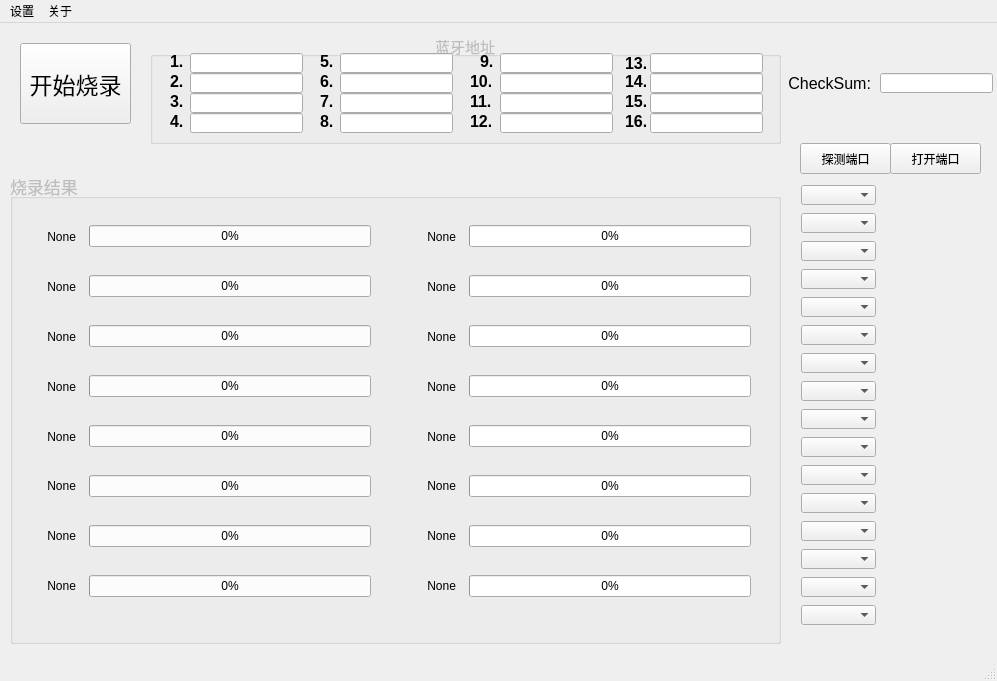
<?xml version="1.0" encoding="UTF-8"?>
<ui version="4.0">
 <class>MainWindow</class>
 <widget class="QMainWindow" name="MainWindow">
  <property name="geometry">
   <rect>
    <x>0</x>
    <y>0</y>
    <width>997</width>
    <height>681</height>
   </rect>
  </property>
  <property name="windowTitle">
   <string>MainWindow</string>
  </property>
  <widget class="QWidget" name="centralwidget">
   <widget class="QPushButton" name="StartBurningButton">
    <property name="geometry">
     <rect>
      <x>20</x>
      <y>20</y>
      <width>111</width>
      <height>81</height>
     </rect>
    </property>
    <property name="font">
     <font>
      <pointsize>17</pointsize>
     </font>
    </property>
    <property name="text">
     <string>开始烧录</string>
    </property>
   </widget>
   <widget class="QLabel" name="label">
    <property name="geometry">
     <rect>
      <x>780</x>
      <y>50</y>
      <width>91</width>
      <height>21</height>
     </rect>
    </property>
    <property name="font">
     <font>
      <pointsize>12</pointsize>
     </font>
    </property>
    <property name="text">
     <string>CheckSum:</string>
    </property>
    <property name="alignment">
     <set>Qt::AlignRight|Qt::AlignTrailing|Qt::AlignVCenter</set>
    </property>
   </widget>
   <widget class="QLineEdit" name="lineEditCheckSum">
    <property name="geometry">
     <rect>
      <x>880</x>
      <y>50</y>
      <width>113</width>
      <height>20</height>
     </rect>
    </property>
   </widget>
   <widget class="QPushButton" name="DetectPortButton">
    <property name="geometry">
     <rect>
      <x>800</x>
      <y>120</y>
      <width>91</width>
      <height>31</height>
     </rect>
    </property>
    <property name="text">
     <string>探测端口</string>
    </property>
   </widget>
   <widget class="QPushButton" name="OpenPortButton">
    <property name="geometry">
     <rect>
      <x>890</x>
      <y>120</y>
      <width>91</width>
      <height>31</height>
     </rect>
    </property>
    <property name="text">
     <string>打开端口</string>
    </property>
   </widget>
   <widget class="QLabel" name="label_2">
    <property name="geometry">
     <rect>
      <x>170</x>
      <y>30</y>
      <width>16</width>
      <height>16</height>
     </rect>
    </property>
    <property name="font">
     <font>
      <pointsize>12</pointsize>
      <weight>75</weight>
      <bold>true</bold>
     </font>
    </property>
    <property name="text">
     <string>1.</string>
    </property>
   </widget>
   <widget class="QLabel" name="label_3">
    <property name="geometry">
     <rect>
      <x>170</x>
      <y>90</y>
      <width>16</width>
      <height>16</height>
     </rect>
    </property>
    <property name="font">
     <font>
      <pointsize>12</pointsize>
      <weight>75</weight>
      <bold>true</bold>
     </font>
    </property>
    <property name="text">
     <string>4.</string>
    </property>
   </widget>
   <widget class="QLabel" name="label_4">
    <property name="geometry">
     <rect>
      <x>320</x>
      <y>50</y>
      <width>16</width>
      <height>16</height>
     </rect>
    </property>
    <property name="font">
     <font>
      <pointsize>12</pointsize>
      <weight>75</weight>
      <bold>true</bold>
     </font>
    </property>
    <property name="text">
     <string>6.</string>
    </property>
   </widget>
   <widget class="QLabel" name="label_5">
    <property name="geometry">
     <rect>
      <x>320</x>
      <y>70</y>
      <width>16</width>
      <height>16</height>
     </rect>
    </property>
    <property name="font">
     <font>
      <pointsize>12</pointsize>
      <weight>75</weight>
      <bold>true</bold>
     </font>
    </property>
    <property name="text">
     <string>7.</string>
    </property>
   </widget>
   <widget class="QLabel" name="label_6">
    <property name="geometry">
     <rect>
      <x>470</x>
      <y>90</y>
      <width>21</width>
      <height>16</height>
     </rect>
    </property>
    <property name="font">
     <font>
      <pointsize>12</pointsize>
      <weight>75</weight>
      <bold>true</bold>
     </font>
    </property>
    <property name="text">
     <string>12.</string>
    </property>
   </widget>
   <widget class="QLabel" name="label_7">
    <property name="geometry">
     <rect>
      <x>625</x>
      <y>30</y>
      <width>21</width>
      <height>20</height>
     </rect>
    </property>
    <property name="font">
     <font>
      <pointsize>12</pointsize>
      <weight>75</weight>
      <bold>true</bold>
     </font>
    </property>
    <property name="text">
     <string>13.</string>
    </property>
   </widget>
   <widget class="QLabel" name="label_8">
    <property name="geometry">
     <rect>
      <x>170</x>
      <y>70</y>
      <width>16</width>
      <height>16</height>
     </rect>
    </property>
    <property name="font">
     <font>
      <pointsize>12</pointsize>
      <weight>75</weight>
      <bold>true</bold>
     </font>
    </property>
    <property name="text">
     <string>3.</string>
    </property>
   </widget>
   <widget class="QLabel" name="label_9">
    <property name="geometry">
     <rect>
      <x>170</x>
      <y>50</y>
      <width>16</width>
      <height>16</height>
     </rect>
    </property>
    <property name="font">
     <font>
      <pointsize>12</pointsize>
      <weight>75</weight>
      <bold>true</bold>
     </font>
    </property>
    <property name="text">
     <string>2.</string>
    </property>
   </widget>
   <widget class="QLabel" name="label_10">
    <property name="geometry">
     <rect>
      <x>320</x>
      <y>30</y>
      <width>16</width>
      <height>16</height>
     </rect>
    </property>
    <property name="font">
     <font>
      <pointsize>12</pointsize>
      <weight>75</weight>
      <bold>true</bold>
     </font>
    </property>
    <property name="text">
     <string>5.</string>
    </property>
   </widget>
   <widget class="QLabel" name="label_11">
    <property name="geometry">
     <rect>
      <x>320</x>
      <y>90</y>
      <width>16</width>
      <height>16</height>
     </rect>
    </property>
    <property name="font">
     <font>
      <pointsize>12</pointsize>
      <weight>75</weight>
      <bold>true</bold>
     </font>
    </property>
    <property name="text">
     <string>8.</string>
    </property>
   </widget>
   <widget class="QLabel" name="label_12">
    <property name="geometry">
     <rect>
      <x>480</x>
      <y>30</y>
      <width>16</width>
      <height>16</height>
     </rect>
    </property>
    <property name="font">
     <font>
      <pointsize>12</pointsize>
      <weight>75</weight>
      <bold>true</bold>
     </font>
    </property>
    <property name="text">
     <string>9.</string>
    </property>
   </widget>
   <widget class="QLabel" name="label_13">
    <property name="geometry">
     <rect>
      <x>470</x>
      <y>50</y>
      <width>21</width>
      <height>16</height>
     </rect>
    </property>
    <property name="font">
     <font>
      <pointsize>12</pointsize>
      <weight>75</weight>
      <bold>true</bold>
     </font>
    </property>
    <property name="text">
     <string>10.</string>
    </property>
   </widget>
   <widget class="QLabel" name="label_14">
    <property name="geometry">
     <rect>
      <x>470</x>
      <y>70</y>
      <width>21</width>
      <height>16</height>
     </rect>
    </property>
    <property name="font">
     <font>
      <pointsize>12</pointsize>
      <weight>75</weight>
      <bold>true</bold>
     </font>
    </property>
    <property name="text">
     <string>11.</string>
    </property>
   </widget>
   <widget class="QLabel" name="label_15">
    <property name="geometry">
     <rect>
      <x>625</x>
      <y>50</y>
      <width>21</width>
      <height>16</height>
     </rect>
    </property>
    <property name="font">
     <font>
      <pointsize>12</pointsize>
      <weight>75</weight>
      <bold>true</bold>
     </font>
    </property>
    <property name="text">
     <string>14.</string>
    </property>
   </widget>
   <widget class="QLabel" name="label_16">
    <property name="geometry">
     <rect>
      <x>625</x>
      <y>70</y>
      <width>21</width>
      <height>16</height>
     </rect>
    </property>
    <property name="font">
     <font>
      <pointsize>12</pointsize>
      <weight>75</weight>
      <bold>true</bold>
     </font>
    </property>
    <property name="text">
     <string>15.</string>
    </property>
   </widget>
   <widget class="QLabel" name="label_17">
    <property name="geometry">
     <rect>
      <x>625</x>
      <y>90</y>
      <width>21</width>
      <height>16</height>
     </rect>
    </property>
    <property name="font">
     <font>
      <pointsize>12</pointsize>
      <weight>75</weight>
      <bold>true</bold>
     </font>
    </property>
    <property name="text">
     <string>16.</string>
    </property>
   </widget>
   <widget class="QLineEdit" name="lineEditMac1">
    <property name="geometry">
     <rect>
      <x>190</x>
      <y>30</y>
      <width>113</width>
      <height>20</height>
     </rect>
    </property>
   </widget>
   <widget class="QLineEdit" name="lineEditMac2">
    <property name="geometry">
     <rect>
      <x>190</x>
      <y>50</y>
      <width>113</width>
      <height>20</height>
     </rect>
    </property>
   </widget>
   <widget class="QLineEdit" name="lineEditMac3">
    <property name="geometry">
     <rect>
      <x>190</x>
      <y>70</y>
      <width>113</width>
      <height>20</height>
     </rect>
    </property>
   </widget>
   <widget class="QLineEdit" name="lineEditMac4">
    <property name="geometry">
     <rect>
      <x>190</x>
      <y>90</y>
      <width>113</width>
      <height>20</height>
     </rect>
    </property>
   </widget>
   <widget class="QLineEdit" name="lineEditMac5">
    <property name="geometry">
     <rect>
      <x>340</x>
      <y>30</y>
      <width>113</width>
      <height>20</height>
     </rect>
    </property>
   </widget>
   <widget class="QLineEdit" name="lineEditMac6">
    <property name="geometry">
     <rect>
      <x>340</x>
      <y>50</y>
      <width>113</width>
      <height>20</height>
     </rect>
    </property>
   </widget>
   <widget class="QLineEdit" name="lineEditMac7">
    <property name="geometry">
     <rect>
      <x>340</x>
      <y>70</y>
      <width>113</width>
      <height>20</height>
     </rect>
    </property>
   </widget>
   <widget class="QLineEdit" name="lineEditMac8">
    <property name="geometry">
     <rect>
      <x>340</x>
      <y>90</y>
      <width>113</width>
      <height>20</height>
     </rect>
    </property>
   </widget>
   <widget class="QLineEdit" name="lineEditMac9">
    <property name="geometry">
     <rect>
      <x>500</x>
      <y>30</y>
      <width>113</width>
      <height>20</height>
     </rect>
    </property>
   </widget>
   <widget class="QLineEdit" name="lineEditMac10">
    <property name="geometry">
     <rect>
      <x>500</x>
      <y>50</y>
      <width>113</width>
      <height>20</height>
     </rect>
    </property>
   </widget>
   <widget class="QLineEdit" name="lineEditMac11">
    <property name="geometry">
     <rect>
      <x>500</x>
      <y>70</y>
      <width>113</width>
      <height>20</height>
     </rect>
    </property>
   </widget>
   <widget class="QLineEdit" name="lineEditMac12">
    <property name="geometry">
     <rect>
      <x>500</x>
      <y>90</y>
      <width>113</width>
      <height>20</height>
     </rect>
    </property>
   </widget>
   <widget class="QLineEdit" name="lineEditMac13">
    <property name="geometry">
     <rect>
      <x>650</x>
      <y>30</y>
      <width>113</width>
      <height>20</height>
     </rect>
    </property>
   </widget>
   <widget class="QLineEdit" name="lineEditMac14">
    <property name="geometry">
     <rect>
      <x>650</x>
      <y>50</y>
      <width>113</width>
      <height>20</height>
     </rect>
    </property>
   </widget>
   <widget class="QLineEdit" name="lineEditMac15">
    <property name="geometry">
     <rect>
      <x>650</x>
      <y>70</y>
      <width>113</width>
      <height>20</height>
     </rect>
    </property>
   </widget>
   <widget class="QLineEdit" name="lineEditMac16">
    <property name="geometry">
     <rect>
      <x>650</x>
      <y>90</y>
      <width>113</width>
      <height>20</height>
     </rect>
    </property>
   </widget>
   <widget class="QGroupBox" name="groupBox">
    <property name="enabled">
     <bool>false</bool>
    </property>
    <property name="geometry">
     <rect>
      <x>150</x>
      <y>10</y>
      <width>631</width>
      <height>111</height>
     </rect>
    </property>
    <property name="font">
     <font>
      <pointsize>11</pointsize>
     </font>
    </property>
    <property name="title">
     <string>蓝牙地址</string>
    </property>
    <property name="alignment">
     <set>Qt::AlignCenter</set>
    </property>
   </widget>
   <widget class="QWidget" name="layoutWidget">
    <property name="geometry">
     <rect>
      <x>460</x>
      <y>180</y>
      <width>291</width>
      <height>421</height>
     </rect>
    </property>
    <layout class="QVBoxLayout" name="verticalLayout_2">
     <property name="leftMargin">
      <number>9</number>
     </property>
     <item>
      <widget class="QProgressBar" name="progressBar9">
       <property name="value">
        <number>0</number>
       </property>
      </widget>
     </item>
     <item>
      <widget class="QProgressBar" name="progressBar10">
       <property name="value">
        <number>0</number>
       </property>
      </widget>
     </item>
     <item>
      <widget class="QProgressBar" name="progressBar11">
       <property name="value">
        <number>0</number>
       </property>
      </widget>
     </item>
     <item>
      <widget class="QProgressBar" name="progressBar12">
       <property name="value">
        <number>0</number>
       </property>
      </widget>
     </item>
     <item>
      <widget class="QProgressBar" name="progressBar13">
       <property name="value">
        <number>0</number>
       </property>
      </widget>
     </item>
     <item>
      <widget class="QProgressBar" name="progressBar14">
       <property name="value">
        <number>0</number>
       </property>
      </widget>
     </item>
     <item>
      <widget class="QProgressBar" name="progressBar15">
       <property name="value">
        <number>0</number>
       </property>
      </widget>
     </item>
     <item>
      <widget class="QProgressBar" name="progressBar16">
       <property name="value">
        <number>0</number>
       </property>
      </widget>
     </item>
    </layout>
   </widget>
   <widget class="QGroupBox" name="groupBox_2">
    <property name="enabled">
     <bool>false</bool>
    </property>
    <property name="geometry">
     <rect>
      <x>10</x>
      <y>150</y>
      <width>771</width>
      <height>471</height>
     </rect>
    </property>
    <property name="font">
     <font>
      <pointsize>13</pointsize>
     </font>
    </property>
    <property name="title">
     <string>烧录结果</string>
    </property>
   </widget>
   <widget class="QWidget" name="layoutWidget_2">
    <property name="geometry">
     <rect>
      <x>400</x>
      <y>180</y>
      <width>56</width>
      <height>421</height>
     </rect>
    </property>
    <layout class="QVBoxLayout" name="verticalLayout_6">
     <property name="spacing">
      <number>6</number>
     </property>
     <property name="topMargin">
      <number>12</number>
     </property>
     <property name="bottomMargin">
      <number>16</number>
     </property>
     <item>
      <widget class="QLabel" name="labelportcombo9">
       <property name="text">
        <string>None</string>
       </property>
       <property name="alignment">
        <set>Qt::AlignRight|Qt::AlignTrailing|Qt::AlignVCenter</set>
       </property>
      </widget>
     </item>
     <item>
      <widget class="QLabel" name="labelportcombo10">
       <property name="font">
        <font>
         <pointsize>9</pointsize>
        </font>
       </property>
       <property name="text">
        <string>None</string>
       </property>
       <property name="alignment">
        <set>Qt::AlignRight|Qt::AlignTrailing|Qt::AlignVCenter</set>
       </property>
      </widget>
     </item>
     <item>
      <widget class="QLabel" name="labelportcombo11">
       <property name="font">
        <font>
         <pointsize>9</pointsize>
        </font>
       </property>
       <property name="text">
        <string>None</string>
       </property>
       <property name="alignment">
        <set>Qt::AlignRight|Qt::AlignTrailing|Qt::AlignVCenter</set>
       </property>
      </widget>
     </item>
     <item>
      <widget class="QLabel" name="labelportcombo12">
       <property name="font">
        <font>
         <pointsize>9</pointsize>
        </font>
       </property>
       <property name="text">
        <string>None</string>
       </property>
       <property name="alignment">
        <set>Qt::AlignRight|Qt::AlignTrailing|Qt::AlignVCenter</set>
       </property>
      </widget>
     </item>
     <item>
      <widget class="QLabel" name="labelportcombo13">
       <property name="font">
        <font>
         <pointsize>9</pointsize>
        </font>
       </property>
       <property name="text">
        <string>None</string>
       </property>
       <property name="alignment">
        <set>Qt::AlignRight|Qt::AlignTrailing|Qt::AlignVCenter</set>
       </property>
      </widget>
     </item>
     <item>
      <widget class="QLabel" name="labelportcombo14">
       <property name="font">
        <font>
         <pointsize>9</pointsize>
        </font>
       </property>
       <property name="text">
        <string>None</string>
       </property>
       <property name="alignment">
        <set>Qt::AlignRight|Qt::AlignTrailing|Qt::AlignVCenter</set>
       </property>
      </widget>
     </item>
     <item>
      <widget class="QLabel" name="labelportcombo15">
       <property name="font">
        <font>
         <pointsize>9</pointsize>
        </font>
       </property>
       <property name="text">
        <string>None</string>
       </property>
       <property name="alignment">
        <set>Qt::AlignRight|Qt::AlignTrailing|Qt::AlignVCenter</set>
       </property>
      </widget>
     </item>
     <item>
      <widget class="QLabel" name="labelportcombo16">
       <property name="font">
        <font>
         <pointsize>9</pointsize>
        </font>
       </property>
       <property name="text">
        <string>None</string>
       </property>
       <property name="alignment">
        <set>Qt::AlignRight|Qt::AlignTrailing|Qt::AlignVCenter</set>
       </property>
      </widget>
     </item>
    </layout>
   </widget>
   <widget class="QWidget" name="layoutWidget">
    <property name="geometry">
     <rect>
      <x>80</x>
      <y>180</y>
      <width>291</width>
      <height>421</height>
     </rect>
    </property>
    <layout class="QVBoxLayout" name="verticalLayout">
     <property name="leftMargin">
      <number>9</number>
     </property>
     <item>
      <widget class="QProgressBar" name="progressBar1">
       <property name="value">
        <number>0</number>
       </property>
      </widget>
     </item>
     <item>
      <widget class="QProgressBar" name="progressBar2">
       <property name="value">
        <number>0</number>
       </property>
      </widget>
     </item>
     <item>
      <widget class="QProgressBar" name="progressBar3">
       <property name="value">
        <number>0</number>
       </property>
      </widget>
     </item>
     <item>
      <widget class="QProgressBar" name="progressBar4">
       <property name="value">
        <number>0</number>
       </property>
      </widget>
     </item>
     <item>
      <widget class="QProgressBar" name="progressBar5">
       <property name="value">
        <number>0</number>
       </property>
      </widget>
     </item>
     <item>
      <widget class="QProgressBar" name="progressBar6">
       <property name="value">
        <number>0</number>
       </property>
      </widget>
     </item>
     <item>
      <widget class="QProgressBar" name="progressBar7">
       <property name="value">
        <number>0</number>
       </property>
      </widget>
     </item>
     <item>
      <widget class="QProgressBar" name="progressBar8">
       <property name="value">
        <number>0</number>
       </property>
      </widget>
     </item>
    </layout>
   </widget>
   <widget class="QWidget" name="layoutWidget">
    <property name="geometry">
     <rect>
      <x>20</x>
      <y>180</y>
      <width>56</width>
      <height>421</height>
     </rect>
    </property>
    <layout class="QVBoxLayout" name="verticalLayout_5">
     <property name="spacing">
      <number>6</number>
     </property>
     <property name="topMargin">
      <number>12</number>
     </property>
     <property name="bottomMargin">
      <number>16</number>
     </property>
     <item>
      <widget class="QLabel" name="labelportcombo1">
       <property name="text">
        <string>None</string>
       </property>
       <property name="alignment">
        <set>Qt::AlignRight|Qt::AlignTrailing|Qt::AlignVCenter</set>
       </property>
      </widget>
     </item>
     <item>
      <widget class="QLabel" name="labelportcombo2">
       <property name="font">
        <font>
         <pointsize>9</pointsize>
        </font>
       </property>
       <property name="text">
        <string>None</string>
       </property>
       <property name="alignment">
        <set>Qt::AlignRight|Qt::AlignTrailing|Qt::AlignVCenter</set>
       </property>
      </widget>
     </item>
     <item>
      <widget class="QLabel" name="labelportcombo3">
       <property name="font">
        <font>
         <pointsize>9</pointsize>
        </font>
       </property>
       <property name="text">
        <string>None</string>
       </property>
       <property name="alignment">
        <set>Qt::AlignRight|Qt::AlignTrailing|Qt::AlignVCenter</set>
       </property>
      </widget>
     </item>
     <item>
      <widget class="QLabel" name="labelportcombo4">
       <property name="font">
        <font>
         <pointsize>9</pointsize>
        </font>
       </property>
       <property name="text">
        <string>None</string>
       </property>
       <property name="alignment">
        <set>Qt::AlignRight|Qt::AlignTrailing|Qt::AlignVCenter</set>
       </property>
      </widget>
     </item>
     <item>
      <widget class="QLabel" name="labelportcombo5">
       <property name="font">
        <font>
         <pointsize>9</pointsize>
        </font>
       </property>
       <property name="text">
        <string>None</string>
       </property>
       <property name="alignment">
        <set>Qt::AlignRight|Qt::AlignTrailing|Qt::AlignVCenter</set>
       </property>
      </widget>
     </item>
     <item>
      <widget class="QLabel" name="labelportcombo6">
       <property name="font">
        <font>
         <pointsize>9</pointsize>
        </font>
       </property>
       <property name="text">
        <string>None</string>
       </property>
       <property name="alignment">
        <set>Qt::AlignRight|Qt::AlignTrailing|Qt::AlignVCenter</set>
       </property>
      </widget>
     </item>
     <item>
      <widget class="QLabel" name="labelportcombo7">
       <property name="font">
        <font>
         <pointsize>9</pointsize>
        </font>
       </property>
       <property name="text">
        <string>None</string>
       </property>
       <property name="alignment">
        <set>Qt::AlignRight|Qt::AlignTrailing|Qt::AlignVCenter</set>
       </property>
      </widget>
     </item>
     <item>
      <widget class="QLabel" name="labelportcombo8">
       <property name="font">
        <font>
         <pointsize>9</pointsize>
        </font>
       </property>
       <property name="text">
        <string>None</string>
       </property>
       <property name="alignment">
        <set>Qt::AlignRight|Qt::AlignTrailing|Qt::AlignVCenter</set>
       </property>
      </widget>
     </item>
    </layout>
   </widget>
   <widget class="QComboBox" name="comboBox13">
    <property name="geometry">
     <rect>
      <x>801</x>
      <y>498</y>
      <width>75</width>
      <height>20</height>
     </rect>
    </property>
   </widget>
   <widget class="QComboBox" name="comboBox14">
    <property name="geometry">
     <rect>
      <x>801</x>
      <y>526</y>
      <width>75</width>
      <height>20</height>
     </rect>
    </property>
   </widget>
   <widget class="QComboBox" name="comboBox12">
    <property name="geometry">
     <rect>
      <x>801</x>
      <y>470</y>
      <width>75</width>
      <height>20</height>
     </rect>
    </property>
   </widget>
   <widget class="QComboBox" name="comboBox16">
    <property name="geometry">
     <rect>
      <x>801</x>
      <y>582</y>
      <width>75</width>
      <height>20</height>
     </rect>
    </property>
   </widget>
   <widget class="QComboBox" name="comboBox15">
    <property name="geometry">
     <rect>
      <x>801</x>
      <y>554</y>
      <width>75</width>
      <height>20</height>
     </rect>
    </property>
   </widget>
   <widget class="QComboBox" name="comboBox1">
    <property name="geometry">
     <rect>
      <x>801</x>
      <y>162</y>
      <width>75</width>
      <height>20</height>
     </rect>
    </property>
   </widget>
   <widget class="QComboBox" name="comboBox2">
    <property name="geometry">
     <rect>
      <x>801</x>
      <y>190</y>
      <width>75</width>
      <height>20</height>
     </rect>
    </property>
   </widget>
   <widget class="QComboBox" name="comboBox3">
    <property name="geometry">
     <rect>
      <x>801</x>
      <y>218</y>
      <width>75</width>
      <height>20</height>
     </rect>
    </property>
   </widget>
   <widget class="QComboBox" name="comboBox4">
    <property name="geometry">
     <rect>
      <x>801</x>
      <y>246</y>
      <width>75</width>
      <height>20</height>
     </rect>
    </property>
   </widget>
   <widget class="QComboBox" name="comboBox6">
    <property name="geometry">
     <rect>
      <x>801</x>
      <y>302</y>
      <width>75</width>
      <height>20</height>
     </rect>
    </property>
   </widget>
   <widget class="QComboBox" name="comboBox5">
    <property name="geometry">
     <rect>
      <x>801</x>
      <y>274</y>
      <width>75</width>
      <height>20</height>
     </rect>
    </property>
   </widget>
   <widget class="QComboBox" name="comboBox8">
    <property name="geometry">
     <rect>
      <x>801</x>
      <y>358</y>
      <width>75</width>
      <height>20</height>
     </rect>
    </property>
   </widget>
   <widget class="QComboBox" name="comboBox7">
    <property name="geometry">
     <rect>
      <x>801</x>
      <y>330</y>
      <width>75</width>
      <height>20</height>
     </rect>
    </property>
   </widget>
   <widget class="QComboBox" name="comboBox9">
    <property name="geometry">
     <rect>
      <x>801</x>
      <y>386</y>
      <width>75</width>
      <height>20</height>
     </rect>
    </property>
   </widget>
   <widget class="QComboBox" name="comboBox11">
    <property name="geometry">
     <rect>
      <x>801</x>
      <y>442</y>
      <width>75</width>
      <height>20</height>
     </rect>
    </property>
   </widget>
   <widget class="QComboBox" name="comboBox10">
    <property name="geometry">
     <rect>
      <x>801</x>
      <y>414</y>
      <width>75</width>
      <height>20</height>
     </rect>
    </property>
   </widget>
   <widget class="QLabel" name="labelstate15">
    <property name="geometry">
     <rect>
      <x>910</x>
      <y>557</y>
      <width>54</width>
      <height>16</height>
     </rect>
    </property>
    <property name="text">
     <string/>
    </property>
   </widget>
   <widget class="QLabel" name="labelstate16">
    <property name="geometry">
     <rect>
      <x>910</x>
      <y>586</y>
      <width>54</width>
      <height>16</height>
     </rect>
    </property>
    <property name="text">
     <string/>
    </property>
   </widget>
   <widget class="QLabel" name="labelstate1">
    <property name="geometry">
     <rect>
      <x>910</x>
      <y>159</y>
      <width>54</width>
      <height>16</height>
     </rect>
    </property>
    <property name="text">
     <string/>
    </property>
   </widget>
   <widget class="QLabel" name="labelstate2">
    <property name="geometry">
     <rect>
      <x>910</x>
      <y>187</y>
      <width>54</width>
      <height>16</height>
     </rect>
    </property>
    <property name="text">
     <string/>
    </property>
   </widget>
   <widget class="QLabel" name="labelstate3">
    <property name="geometry">
     <rect>
      <x>910</x>
      <y>216</y>
      <width>54</width>
      <height>16</height>
     </rect>
    </property>
    <property name="text">
     <string/>
    </property>
   </widget>
   <widget class="QLabel" name="labelstate4">
    <property name="geometry">
     <rect>
      <x>910</x>
      <y>244</y>
      <width>54</width>
      <height>16</height>
     </rect>
    </property>
    <property name="text">
     <string/>
    </property>
   </widget>
   <widget class="QLabel" name="labelstate5">
    <property name="geometry">
     <rect>
      <x>910</x>
      <y>273</y>
      <width>54</width>
      <height>16</height>
     </rect>
    </property>
    <property name="text">
     <string/>
    </property>
   </widget>
   <widget class="QLabel" name="labelstate6">
    <property name="geometry">
     <rect>
      <x>910</x>
      <y>301</y>
      <width>54</width>
      <height>16</height>
     </rect>
    </property>
    <property name="text">
     <string/>
    </property>
   </widget>
   <widget class="QLabel" name="labelstate7">
    <property name="geometry">
     <rect>
      <x>910</x>
      <y>330</y>
      <width>54</width>
      <height>16</height>
     </rect>
    </property>
    <property name="text">
     <string/>
    </property>
   </widget>
   <widget class="QLabel" name="labelstate8">
    <property name="geometry">
     <rect>
      <x>910</x>
      <y>358</y>
      <width>54</width>
      <height>16</height>
     </rect>
    </property>
    <property name="text">
     <string/>
    </property>
   </widget>
   <widget class="QLabel" name="labelstate9">
    <property name="geometry">
     <rect>
      <x>910</x>
      <y>387</y>
      <width>54</width>
      <height>16</height>
     </rect>
    </property>
    <property name="text">
     <string/>
    </property>
   </widget>
   <widget class="QLabel" name="labelstate10">
    <property name="geometry">
     <rect>
      <x>910</x>
      <y>415</y>
      <width>54</width>
      <height>16</height>
     </rect>
    </property>
    <property name="text">
     <string/>
    </property>
   </widget>
   <widget class="QLabel" name="labelstate11">
    <property name="geometry">
     <rect>
      <x>910</x>
      <y>443</y>
      <width>54</width>
      <height>16</height>
     </rect>
    </property>
    <property name="text">
     <string/>
    </property>
   </widget>
   <widget class="QLabel" name="labelstate13">
    <property name="geometry">
     <rect>
      <x>910</x>
      <y>500</y>
      <width>54</width>
      <height>16</height>
     </rect>
    </property>
    <property name="text">
     <string/>
    </property>
   </widget>
   <widget class="QLabel" name="labelstate12">
    <property name="geometry">
     <rect>
      <x>910</x>
      <y>472</y>
      <width>54</width>
      <height>16</height>
     </rect>
    </property>
    <property name="text">
     <string/>
    </property>
   </widget>
   <widget class="QLabel" name="labelstate14">
    <property name="geometry">
     <rect>
      <x>910</x>
      <y>529</y>
      <width>54</width>
      <height>16</height>
     </rect>
    </property>
    <property name="text">
     <string/>
    </property>
   </widget>
   <zorder>groupBox</zorder>
   <zorder>groupBox_2</zorder>
   <zorder>layoutWidget</zorder>
   <zorder>layoutWidget</zorder>
   <zorder>layoutWidget</zorder>
   <zorder>layoutWidget</zorder>
   <zorder>StartBurningButton</zorder>
   <zorder>label</zorder>
   <zorder>lineEditCheckSum</zorder>
   <zorder>DetectPortButton</zorder>
   <zorder>OpenPortButton</zorder>
   <zorder>label_2</zorder>
   <zorder>label_3</zorder>
   <zorder>label_4</zorder>
   <zorder>label_5</zorder>
   <zorder>label_6</zorder>
   <zorder>label_7</zorder>
   <zorder>label_8</zorder>
   <zorder>label_9</zorder>
   <zorder>label_10</zorder>
   <zorder>label_11</zorder>
   <zorder>label_12</zorder>
   <zorder>label_13</zorder>
   <zorder>label_14</zorder>
   <zorder>label_15</zorder>
   <zorder>label_16</zorder>
   <zorder>label_17</zorder>
   <zorder>lineEditMac1</zorder>
   <zorder>lineEditMac2</zorder>
   <zorder>lineEditMac3</zorder>
   <zorder>lineEditMac4</zorder>
   <zorder>lineEditMac5</zorder>
   <zorder>lineEditMac6</zorder>
   <zorder>lineEditMac7</zorder>
   <zorder>lineEditMac8</zorder>
   <zorder>lineEditMac9</zorder>
   <zorder>lineEditMac10</zorder>
   <zorder>lineEditMac11</zorder>
   <zorder>lineEditMac12</zorder>
   <zorder>lineEditMac13</zorder>
   <zorder>lineEditMac14</zorder>
   <zorder>lineEditMac15</zorder>
   <zorder>lineEditMac16</zorder>
   <zorder>layoutWidget</zorder>
   <zorder>layoutWidget_2</zorder>
  </widget>
  <widget class="QMenuBar" name="menubar">
   <property name="geometry">
    <rect>
     <x>0</x>
     <y>0</y>
     <width>997</width>
     <height>22</height>
    </rect>
   </property>
   <widget class="QMenu" name="menu">
    <property name="title">
     <string>设置</string>
    </property>
    <widget class="QMenu" name="menu_2">
     <property name="title">
      <string>烧录数量</string>
     </property>
     <addaction name="actionpic8"/>
     <addaction name="actionpic16"/>
    </widget>
    <addaction name="SetFileSubMenu"/>
    <addaction name="menu_2"/>
   </widget>
   <widget class="QMenu" name="menuAbout">
    <property name="title">
     <string>关于</string>
    </property>
   </widget>
   <addaction name="menu"/>
   <addaction name="menuAbout"/>
  </widget>
  <widget class="QStatusBar" name="statusbar"/>
  <action name="SetFileSubMenu">
   <property name="text">
    <string>烧录文件</string>
   </property>
  </action>
  <action name="actionpic8">
   <property name="checkable">
    <bool>true</bool>
   </property>
   <property name="checked">
    <bool>false</bool>
   </property>
   <property name="text">
    <string>8</string>
   </property>
  </action>
  <action name="actionpic16">
   <property name="checkable">
    <bool>true</bool>
   </property>
   <property name="checked">
    <bool>true</bool>
   </property>
   <property name="text">
    <string>16</string>
   </property>
  </action>
 </widget>
 <resources/>
 <connections/>
</ui>
